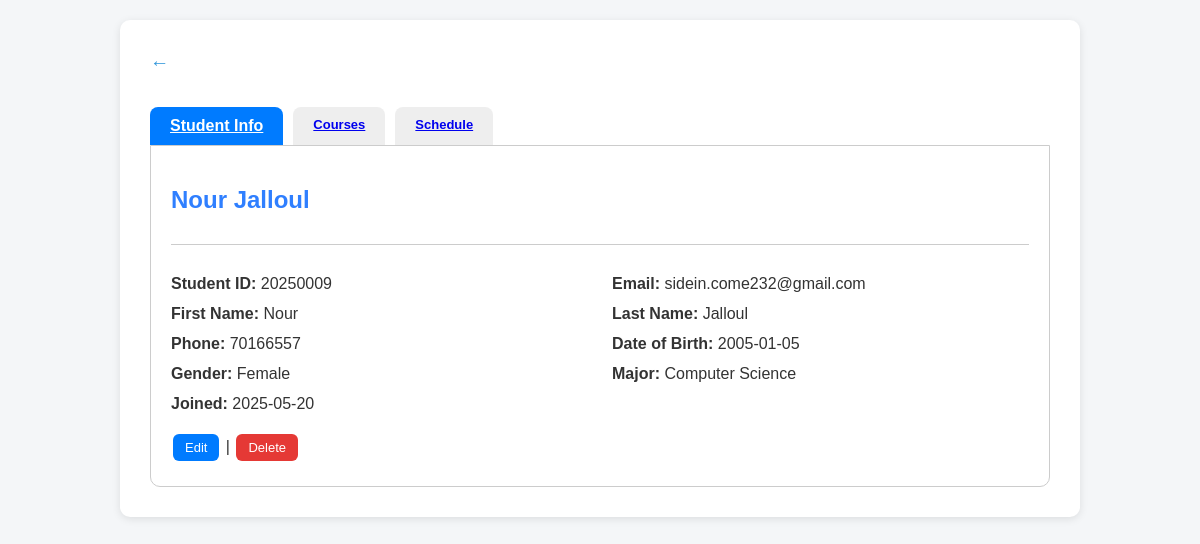
/controller/StudentController.php?action=details&id=9, run on the app's committed database.
### tables this page shows
CREATE TABLE IF NOT EXISTS `students` (
  `id` int NOT NULL AUTO_INCREMENT,
  `student_id` varchar(20) NOT NULL,
  `first_name` varchar(100) NOT NULL,
  `last_name` varchar(100) NOT NULL,
  `email` varchar(191) NOT NULL,
  `phone` varchar(20) DEFAULT NULL,
  `dob` date DEFAULT NULL,
  `gender` enum('Male','Female') DEFAULT NULL,
  `major` varchar(100) DEFAULT NULL,
  `created_at` timestamp NULL DEFAULT CURRENT_TIMESTAMP,
  `updated_at` timestamp NULL DEFAULT CURRENT_TIMESTAMP ON UPDATE CURRENT_TIMESTAMP,
  PRIMARY KEY (`id`),
  UNIQUE KEY `student_id` (`student_id`),
  UNIQUE KEY `email` (`email`)
);

### models/Student.php (called while the page is built, shortened)
<?php
class Student
{
    private $pdo;
    public function __construct($pdo)
    {
        $this->pdo = $pdo;
    }
    public static function fromRow($pdo, $row)
    {
        $student = new self($pdo);
        $student->id = $row['id'];
        $student->student_id = $row['student_id'];
        $student->first_name = $row['first_name'];
        $student->last_name = $row['last_name'];
        $student->email = $row['email'];
        $student->phone = $row['phone'];
        $student->dob = $row['dob'];
        $student->gender = $row['gender'];
        $student->major = $row['major'];
        $student->created_at = $row['created_at'];
        $student->updated_at = $row['updated_at'];
        return $student;
    }
    public function find($id)
    {
        try {
            $stmt = $this->pdo->prepare("SELECT * FROM students WHERE id = ?");
            $stmt->execute([$id]);
            $row = $stmt->fetch();
            if ($row) {
                return ['success' => self::fromRow($this->pdo, $row)];
            } else {
                return ['error' => 'Student not found.'];
            }
        } catch (PDOException $e) {
            return ['error' => $e->getMessage()];
        }
    }
}

### views/student_details.php (the view, shortened to what this page needs)
<?php
$activeTab = $_SESSION['active_tab'] ?? 'info';
?>
<html lang="en">
<head>
    <link rel="stylesheet" href="../css/mainCD.css">
</head>
<body>
    <div class="course-details">
        <a href="../controller/StudentController.php?action=index" class="back-arrow">&#8592;</a>
        <div class="tabs">
            <a href="../controller/StudentController.php?action=details&id=<?= $student->id ?>&tab=info" class="tab-btn<?= $activeTab === 'info' ? ' active' : '' ?>">Student Info</a>
            <a href="../controller/StudentController.php?action=details&id=<?= $student->id ?>&tab=courses" class="tab-btn<?= $activeTab === 'courses' ? ' active' : '' ?>">Courses</a>
            <a href="../controller/StudentController.php?action=details&id=<?= $student->id ?>&tab=schedule" class="tab-btn<?= $activeTab === 'schedule' ? ' active' : '' ?>">Schedule</a>
        </div>
        <div class="tab-content" id="info" style="<?= $activeTab === 'info' ? '' : 'display:none;' ?>">
            <h2><?= htmlspecialchars($student->first_name . ' ' . $student->last_name) ?></h2>
            <?php if (isset($_GET['edit'])): ?>
                <hr>
                <h3>Edit Student</h3>
                <form method="POST" class="schedule-form" action="../controller/StudentController.php?action=edit">
                    <input type="hidden" name="edit_id" value="<?= $student->id ?>">
                    <label>First Name:</label>
                    <input type="text" name="first_name" value="<?= htmlspecialchars($student->first_name) ?>" required>
                    <label>Last Name:</label>
                    <input type="text" name="last_name" value="<?= htmlspecialchars($student->last_name) ?>" required>
                    <label>Email:</label>
                    <input type="email" name="email" value="<?= htmlspecialchars($student->email) ?>" required>
                    <label>Phone:</label>
                    <input type="text" name="phone" value="<?= htmlspecialchars($student->phone) ?>">
                    <label>Date of Birth:</label>
                    <input type="date" name="dob" value="<?= htmlspecialchars($student->dob) ?>">
                    <label>Gender:</label>
                    <select name="gender">
                        <option value="Male" <?= $student->gender === 'Male' ? 'selected' : '' ?>>Male</option>
                        <option value="Female" <?= $student->gender === 'Female' ? 'selected' : '' ?>>Female</option>
                    </select>
                    <label>Major:</label>
                    <input type="text" name="major" value="<?= htmlspecialchars($student->major) ?>">
                    <button type="submit" class="edit">Save Changes</button>
                </form>
            <?php else: ?>
                <hr>
                <div class="student-details">
                    <p><strong>Student ID:</strong> <?= htmlspecialchars($student->student_id) ?></p>
                    <p><strong>Email:</strong> <?= htmlspecialchars($student->email) ?></p>
                    <p><strong>First Name:</strong> <?= htmlspecialchars($student->first_name) ?></p>
                    <p><strong>Last Name:</strong> <?= htmlspecialchars($student->last_name) ?></p>
                    <p><strong>Phone:</strong> <?= htmlspecialchars($student->phone) ?></p>
                    <p><strong>Date of Birth:</strong> <?= htmlspecialchars($student->dob) ?></p>
                    <p><strong>Gender:</strong> <?= htmlspecialchars($student->gender) ?></p>
                    <p><strong>Major:</strong> <?= htmlspecialchars($student->major) ?></p>
                    <p><strong>Joined:</strong> <?php $date = new DateTime($student->created_at);
                                                echo $date->format('Y-m-d'); ?></p>
                </div>
                <div class="actions">
                    <form method="POST" style="display:inline;" action="../controller/StudentController.php?action=editForm">
                        <button type="submit" class="edit">Edit</button>
                    </form> |
                    <form method="POST" class="delete-form" style="display: inline;" action="../controller/StudentController.php?action=delete">
                        <button type="button" class="delete-btn" data-message='Are you sure you want to delete this student?'>Delete</button>
                    </form>
                </div>
            <?php endif; ?>
        </div>
    </div>
</body>
</html>

### css/mainCD.css (style rules this page uses)
body { font-family: Arial, sans-serif; background-color: #f4f6f8; margin: 0; padding: 20px; color: #333; }
.back-arrow { display: inline-block; margin-bottom: 15px; font-size: 1.8em; color: #3498db; text-decoration: none; cursor: pointer; }
.course-details { max-width: 900px; margin: auto; background: white; padding: 30px; border-radius: 10px; box-shadow: 0 2px 8px rgba(0, 0, 0, 0.1); }
h2 { margin-bottom: 10px; color: #2f7fff; }
p { margin: 10px 0; }
hr { margin: 30px 0; border: none; border-top: 1px solid #ccc; }
.actions { margin-top: 10px; }
.edit, .delete-btn, .button { width: fit-content; background-color: #007bff; color: white; border: none; padding: 6px 12px; margin: 5px 2px; border-radius: 6px; text-decoration: none; cursor: pointer; transition: background 0.2s ease; font-size: small; }
.delete-btn { background-color: #e53935; }
.back-arrow { text-decoration: none; font-size: 1.2rem; display: inline-block; margin-bottom: 15px; }
.tabs { display: flex; gap: 10px; margin: 20px 0 0 0; }
.tab-btn { padding: 10px 20px; background-color: #eee; border: none; border-radius: 8px 8px 0 0; cursor: pointer; font-weight: bold; transition: background 0.3s; font-size: small; }
.tab-btn.active, .tab-btn:hover { background-color: #007bff; color: white; font-size: medium; }
.tab-content { border: 1px solid #ccc; padding: 20px; background-color: white; border-radius: 0 0 10px 10px; }
.student-details { display: grid; grid-template-columns: 1fr 1fr; gap: 12px 24px; margin-bottom: 1em; }
.student-details p { margin: 0; }

### data on the page
students: first_name+last_name "Nour Jalloul", student "20250009", email "sidein.come232@gmail.com", first_name "Nour", last_name "Jalloul", phone "70166557", dob "2005-01-05", gender "Female", major "Computer Science", created_at "2025-05-20"
